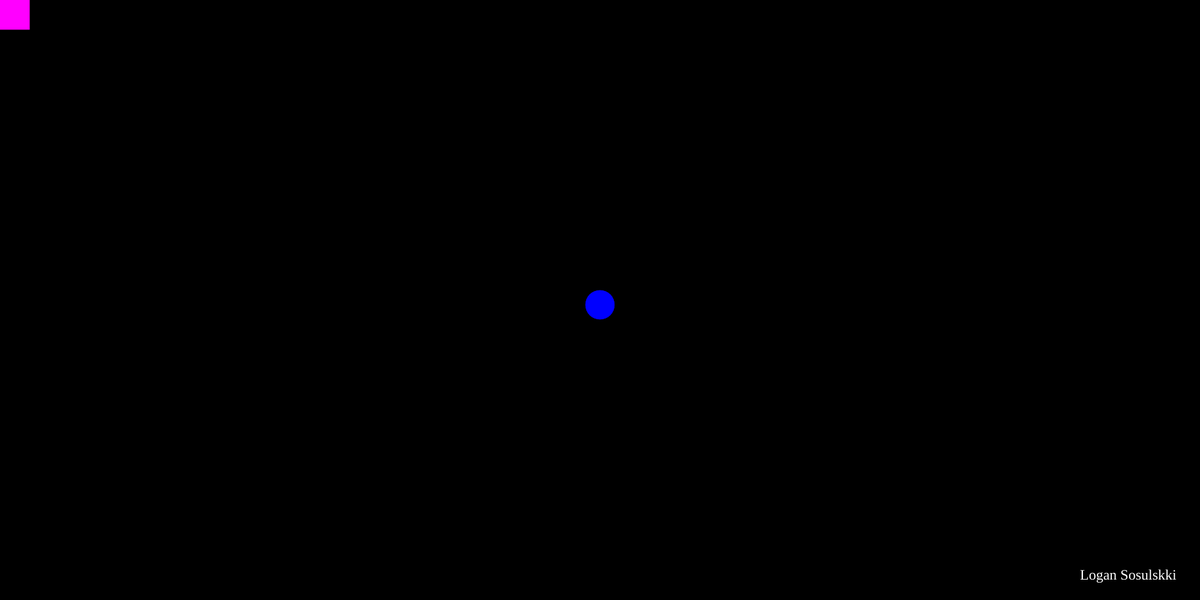
Frame 1 (no input)
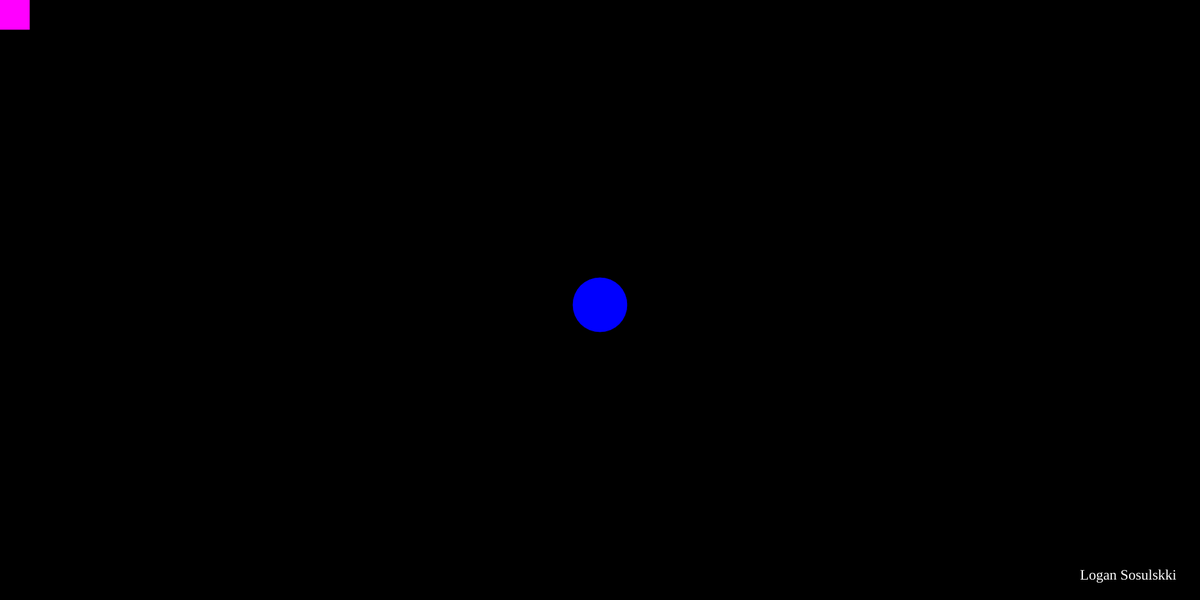
Frame 60 (no input)
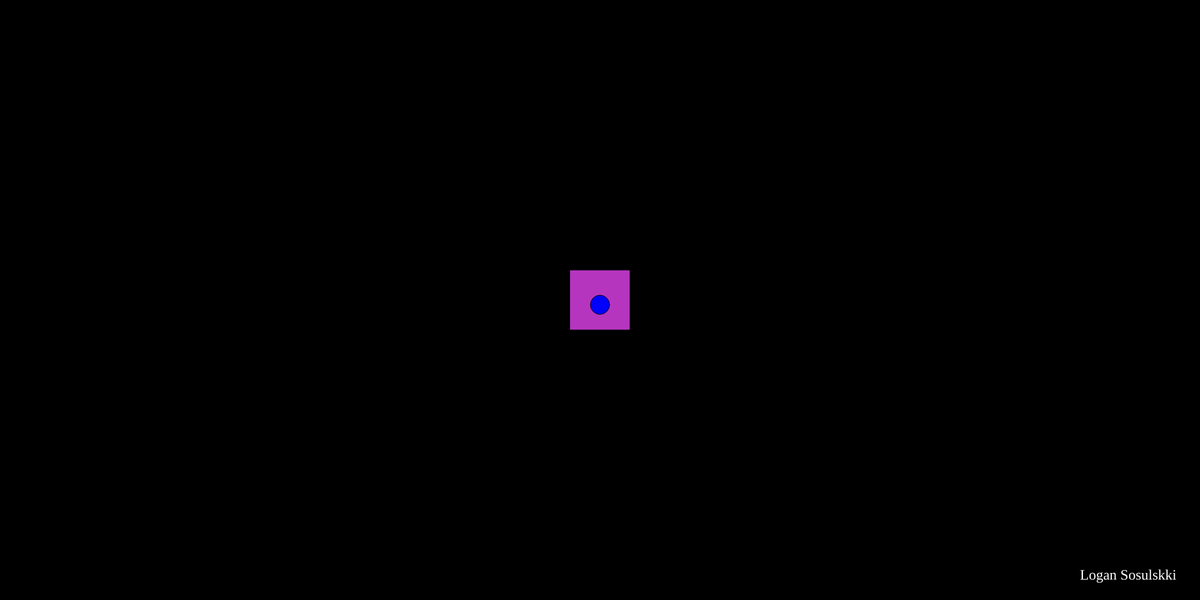
Frame 120 (the mouse pressed at the canvas centre since frame 60)

The p5.js sketch that drew these frames (run headless with seeded random() and noise() and a simulated clock; from frame 60 on, the mouse is pressed at the canvas centre):

// p5.js sketch
// ── sketch.js
// Primitive Paint
// Logan Sosulski
// Feb. 14, 2019
//
// Extra for Experts:
// Added a feature to allow user to preview shapes before they are placed

let shapeSize = 100;
let dataArrayRect = [];
let dataArrayEllipse = [];
let dataArrayTri = [];
let shapeType = "rect";
let r = 255;
let g = 0;
let b = 255;
let autonomousShapeSize = 50;
let autonomousShapeGrow = true;


function setup() {
  createCanvas(2000, 1000);
}

function draw() {
  background(0);
  for (let i=0; i<dataArrayRect.length; i++) {
    fill(dataArrayRect[i][3],dataArrayRect[i][4],dataArrayRect[i][5]);
    rect(dataArrayRect[i][0], dataArrayRect[i][1], dataArrayRect[i][2], dataArrayRect[i][2]);
  }
  for (let i=0; i<dataArrayEllipse.length; i++) {
    fill(dataArrayEllipse[i][3],dataArrayEllipse[i][4],dataArrayEllipse[i][5]);
    ellipse(dataArrayEllipse[i][0], dataArrayEllipse[i][1], dataArrayEllipse[i][2], dataArrayEllipse[i][2]);
  }
  for (let i=0; i<dataArrayTri.length; i++) {
    fill(dataArrayTri[i][6],dataArrayTri[i][7],dataArrayTri[i][8]);
    triangle(dataArrayTri[i][0], dataArrayTri[i][1], dataArrayTri[i][2], dataArrayTri[i][3], dataArrayTri[i][4],dataArrayTri[i][5]);
  }
  fill(r,g,b);
  if (shapeType === "rect") {
    rect(mouseX-shapeSize/2,mouseY-shapeSize/2,shapeSize,shapeSize);
  }
  if (shapeType === "ellipse") {
    ellipse(mouseX,mouseY,shapeSize,shapeSize);
  }
  if (shapeType === "triangle") {
    triangle(mouseX-shapeSize/2,mouseY+shapeSize/2,mouseX+shapeSize/2,mouseY+shapeSize/2,mouseX,mouseY-shapeSize/2);
  }
  fill(0,0,255);
  ellipse(windowWidth/2,windowHeight/2, autonomousShapeSize, autonomousShapeSize);
  if (autonomousShapeGrow === true) {
    if (autonomousShapeSize < 100) {
      autonomousShapeSize += 1;
    }
    else {
      autonomousShapeGrow = false;
    }
  }
  else {
    if (autonomousShapeSize > 1) {
      autonomousShapeSize -= 1;
    }
    else {
      autonomousShapeGrow = true;
    }
  }
  fill(255);
  textSize(24);
  textFont("Comic Sans");
  text("Logan Sosulskki", windowWidth-200, windowHeight-50);
}

function keyTyped() {
  if (key === "a") {
    shapeType = "rect";
    rect(mouseX-shapeSize/2,mouseY-shapeSize/2,shapeSize,shapeSize);
  }
  if (key === "s") {
    shapeType = "ellipse";
    ellipse(mouseX,mouseY,shapeSize,shapeSize);
  }
  if (key === "d") {
    shapeType = "triangle";
    triangle(mouseX-shapeSize/2,mouseY+shapeSize/2,mouseX+shapeSize/2,mouseY+shapeSize/2,mouseX,mouseY-shapeSize/2);
  }
  if (keyCode === 32) {
    background(0);
    dataArrayRect = [];
    dataArrayEllipse = [];
    dataArrayTri = [];
  }
}

function mouseWheel(event) {
  if (event.delta > 0) {
    shapeSize -= 10;
  }
  else {
    shapeSize += 10;
  }
  if (shapeSize <= 10) {
    shapeSize += 10;
  }
}
  
function mousePressed() {
  if (shapeType === "rect") {
    let cur = [mouseX-shapeSize/2,mouseY-shapeSize/2,shapeSize,r,g,b];
    dataArrayRect.push(cur);
  }
  if (shapeType === "ellipse") {
    let cur = [mouseX,mouseY,shapeSize,r,g,b];
    dataArrayEllipse.push(cur);
  }
  if (shapeType === "triangle") {
    let cur = [mouseX-shapeSize/2,mouseY+shapeSize/2,mouseX+shapeSize/2,mouseY+shapeSize/2,mouseX,mouseY-shapeSize/2,r,g,b];
    dataArrayTri.push(cur);
  }
  r = random(255);
  g = random(255);
  b = random(255);
}
